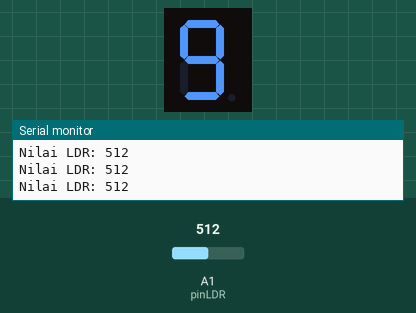
The sketch below on a simulated Arduino Uno, built with avr-gcc and run on an emulated ATmega328P. On the bench: 1-digit seven-segment display, the last lines printed to the serial monitor. Wiring (inferred from the names in the program): 1-digit 7-segment display, segments lit when HIGH: segments pin 2, pin 9, pin 4, pin 5, pin 6, pin 10, pin 8. Inputs (shaded band) come from the test bench; at power-on: A1 (pinLDR) = 512. The segment pins are drawn as the display they are named for.

Above: at 1.2 s.
1.3 s: A1 (pinLDR) set to 122
At 1.9 s:
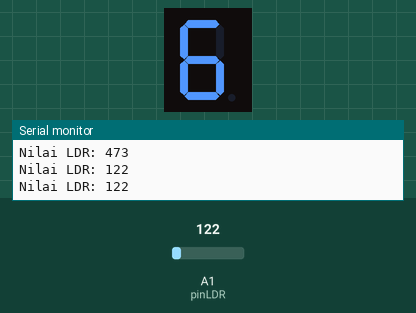
3.0 s: A1 (pinLDR) set to 0
At 3.3 s:
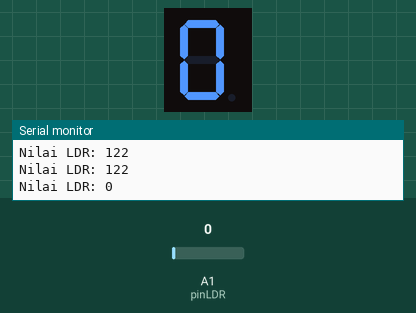
Timing chart, 0 to 6.0 s (numbered marks = the images above; inputs shaded):
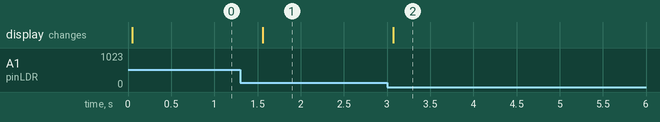

The sketch:

nomor_1c_cahaya.ino
```cpp
#include <Wire.h>

const int pinLDR = A1;
int segPins[] = {2, 9, 4, 5, 6, 10, 8};

byte digitFormat[10][7] = {
  {1,1,1,1,1,1,0}, {0,1,1,0,0,0,0}, {1,1,0,1,1,0,1},
  {1,1,1,1,0,0,1}, {0,1,1,0,0,1,1}, {1,0,1,1,0,1,1},
  {1,0,1,1,1,1,1}, {1,1,1,0,0,0,0}, {1,1,1,1,1,1,1},
  {1,1,1,1,0,1,1}
};

void setup() {
  Serial.begin(9600);
  for(int i = 0; i < 7; i++) pinMode(segPins[i], OUTPUT);
}

void loop() {
  // ambil rata-rata
  long total = 0;
  for(int i=0; i<10; i++) {
    total += analogRead(pinLDR);
    delay(5);
  }
  int nilaiLDR = total / 10;

  Serial.print("Nilai LDR: ");
  Serial.println(nilaiLDR);

  // range cahaya
  int level = map(nilaiLDR, 50, 150, 0, 9);
  level = constrain(level, 0, 9);

  for(int i = 0; i < 7; i++) {
    digitalWrite(segPins[i], digitFormat[level][i]);
  }

  delay(200);
}
```

Measured:
- after the input at 1.3 s, the display: changes after 0.26 s (image 1)
- after the input at 3.0 s, the display: changes after 0.07 s (image 2)
